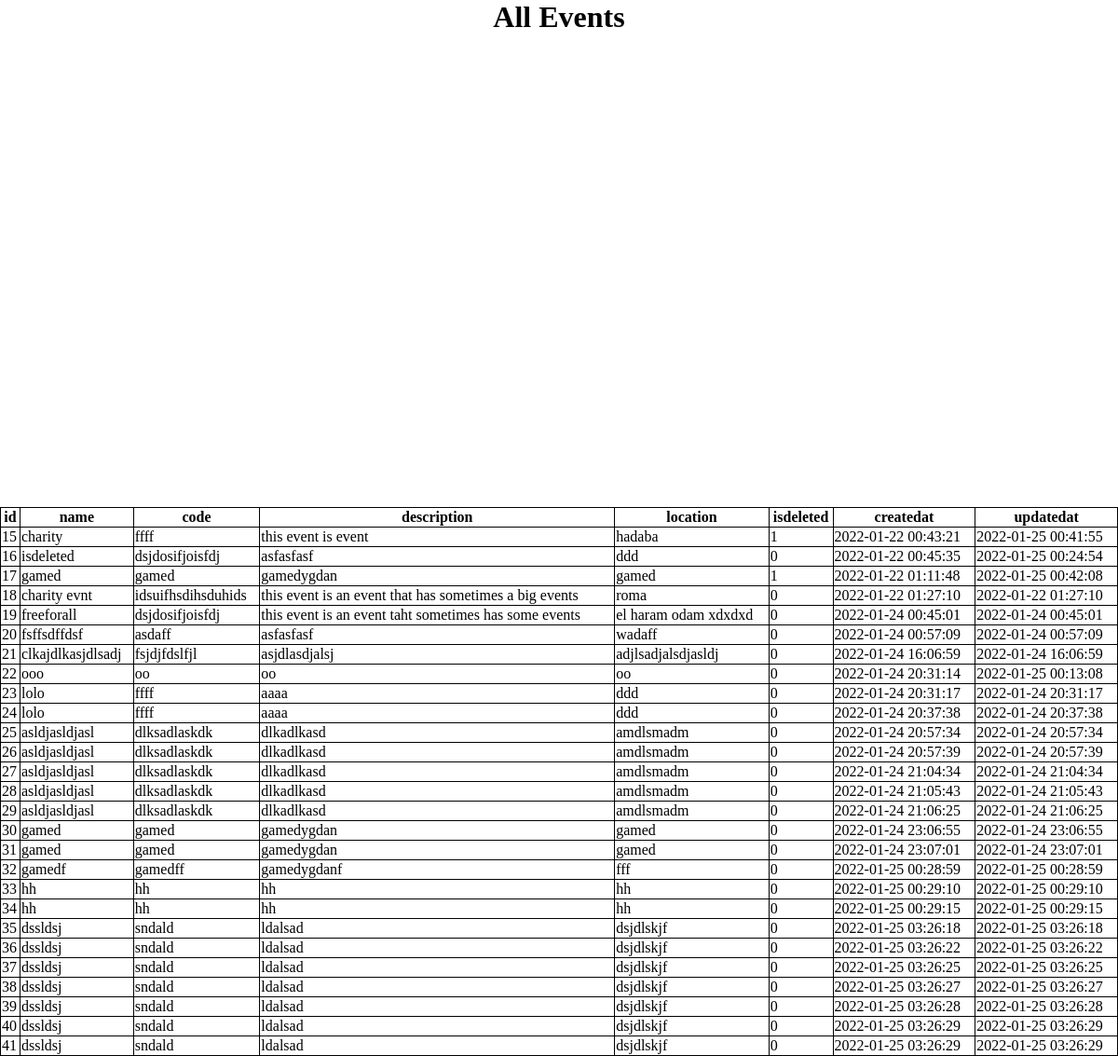
/Dashboard/view/EventView.php (signed in), run on the app's committed database.
### tables this page shows
CREATE TABLE `event` (
  `id` int(11) NOT NULL,
  `name` varchar(225) NOT NULL,
  `code` varchar(225) NOT NULL,
  `description` text NOT NULL,
  `location` text NOT NULL,
  `isdeleted` tinyint(1) NOT NULL DEFAULT 0,
  `createdat` timestamp NULL DEFAULT current_timestamp(),
  `updatedat` timestamp NULL DEFAULT current_timestamp()
);

### Dashboard/view/EventView.php (the view, shortened to what this page needs)
<head>
<link rel="stylesheet" type="text/css" href="../../style.css" />
</head>
<?php
  $con = mysqli_connect('localhost','root','','charityfunding');
  $query = "SELECT * FROM event";
$results=mysqli_query($con,$query);
echo '<h1 style="text-align:center;">All Events</h1>';
  echo "<table>";
  echo '<th><p>id</p></th>';
  echo '<th><p>name</p></th>';
  echo '<th><p>code</p></th>';
  echo '<th><p>description</p></th>';
  echo '<th><p>location</p></th>';
  echo '<th><p>isdeleted</p></th>';
  echo '<th><p>createdat</p></th>';
  echo '<th><p>updatedat</p></th>';
while ($row = mysqli_fetch_array($results)) {
    echo '<tr>';
    echo '<td>'.($row['id']).'</td><td>'.($row['name']).'</td><td>'.($row['code']).'</td><td>'.($row['description']).'</td><td>'.($row['location']).'</td><td>'.($row['isdeleted']).'</td><td>'.($row['createdat']).'</td><td>'.($row['updatedat']).'</td><br>';
    echo '</tr>';
}
echo "</table>";
?>

### style.css (style rules this page uses)
* { box-sizing: border-box; }
table, th, td { border: 1px solid black; }
table { width: 100%; }
table { border-collapse: collapse; }

### data on the page
event: id "15", name "charity", code "ffff", description "this event is event", location "hadaba", isdeleted "1", createdat "2022-01-22 00:43:21", updatedat "2022-01-25 00:41:55"
event: id "16", name "isdeleted", code "dsjdosifjoisfdj", description "asfasfasf", location "ddd", isdeleted "0", createdat "2022-01-22 00:45:35", updatedat "2022-01-25 00:24:54"
event: id "17", name "gamed", code "gamed", description "gamedygdan", location "gamed", isdeleted "1", createdat "2022-01-22 01:11:48", updatedat "2022-01-25 00:42:08"
event: id "18", name "charity evnt", code "idsuifhsdihsduhids", description "this event is an event that has sometimes a big events", location "roma", isdeleted "0", createdat "2022-01-22 01:27:10", updatedat "2022-01-22 01:27:10"
event: id "19", name "freeforall", code "dsjdosifjoisfdj", description "this event is an event taht sometimes has some events", location "el haram odam xdxdxd", isdeleted "0", createdat "2022-01-24 00:45:01", updatedat "2022-01-24 00:45:01"
event: id "20", name "fsffsdffdsf", code "asdaff", description "asfasfasf", location "wadaff", isdeleted "0", createdat "2022-01-24 00:57:09", updatedat "2022-01-24 00:57:09"
event: id "21", name "clkajdlkasjdlsadj", code "fsjdjfdslfjl", description "asjdlasdjalsj", location "adjlsadjalsdjasldj", isdeleted "0", createdat "2022-01-24 16:06:59", updatedat "2022-01-24 16:06:59"
event: id "22", name "ooo", code "oo", description "oo", location "oo", isdeleted "0", createdat "2022-01-24 20:31:14", updatedat "2022-01-25 00:13:08"
event: id "23", name "lolo", code "ffff", description "aaaa", location "ddd", isdeleted "0", createdat "2022-01-24 20:31:17", updatedat "2022-01-24 20:31:17"
event: id "24", name "lolo", code "ffff", description "aaaa", location "ddd", isdeleted "0", createdat "2022-01-24 20:37:38", updatedat "2022-01-24 20:37:38"
event: id "25", name "asldjasldjasl", code "dlksadlaskdk", description "dlkadlkasd", location "amdlsmadm", isdeleted "0", createdat "2022-01-24 20:57:34", updatedat "2022-01-24 20:57:34"
event: id "26", name "asldjasldjasl", code "dlksadlaskdk", description "dlkadlkasd", location "amdlsmadm", isdeleted "0", createdat "2022-01-24 20:57:39", updatedat "2022-01-24 20:57:39"
event: id "27", name "asldjasldjasl", code "dlksadlaskdk", description "dlkadlkasd", location "amdlsmadm", isdeleted "0", createdat "2022-01-24 21:04:34", updatedat "2022-01-24 21:04:34"
event: id "28", name "asldjasldjasl", code "dlksadlaskdk", description "dlkadlkasd", location "amdlsmadm", isdeleted "0", createdat "2022-01-24 21:05:43", updatedat "2022-01-24 21:05:43"
event: id "29", name "asldjasldjasl", code "dlksadlaskdk", description "dlkadlkasd", location "amdlsmadm", isdeleted "0", createdat "2022-01-24 21:06:25", updatedat "2022-01-24 21:06:25"
event: id "30", name "gamed", code "gamed", description "gamedygdan", location "gamed", isdeleted "0", createdat "2022-01-24 23:06:55", updatedat "2022-01-24 23:06:55"
event: id "31", name "gamed", code "gamed", description "gamedygdan", location "gamed", isdeleted "0", createdat "2022-01-24 23:07:01", updatedat "2022-01-24 23:07:01"
event: id "32", name "gamedf", code "gamedff", description "gamedygdanf", location "fff", isdeleted "0", createdat "2022-01-25 00:28:59", updatedat "2022-01-25 00:28:59"
event: id "33", name "hh", code "hh", description "hh", location "hh", isdeleted "0", createdat "2022-01-25 00:29:10", updatedat "2022-01-25 00:29:10"
event: id "34", name "hh", code "hh", description "hh", location "hh", isdeleted "0", createdat "2022-01-25 00:29:15", updatedat "2022-01-25 00:29:15"
event: id "35", name "dssldsj", code "sndald", description "ldalsad", location "dsjdlskjf", isdeleted "0", createdat "2022-01-25 03:26:18", updatedat "2022-01-25 03:26:18"
event: id "36", name "dssldsj", code "sndald", description "ldalsad", location "dsjdlskjf", isdeleted "0", createdat "2022-01-25 03:26:22", updatedat "2022-01-25 03:26:22"
event: id "37", name "dssldsj", code "sndald", description "ldalsad", location "dsjdlskjf", isdeleted "0", createdat "2022-01-25 03:26:25", updatedat "2022-01-25 03:26:25"
event: id "38", name "dssldsj", code "sndald", description "ldalsad", location "dsjdlskjf", isdeleted "0", createdat "2022-01-25 03:26:27", updatedat "2022-01-25 03:26:27"
event: id "39", name "dssldsj", code "sndald", description "ldalsad", location "dsjdlskjf", isdeleted "0", createdat "2022-01-25 03:26:28", updatedat "2022-01-25 03:26:28"
event: id "40", name "dssldsj", code "sndald", description "ldalsad", location "dsjdlskjf", isdeleted "0", createdat "2022-01-25 03:26:29", updatedat "2022-01-25 03:26:29"
event: id "41", name "dssldsj", code "sndald", description "ldalsad", location "dsjdlskjf", isdeleted "0", createdat "2022-01-25 03:26:29", updatedat "2022-01-25 03:26:29"
